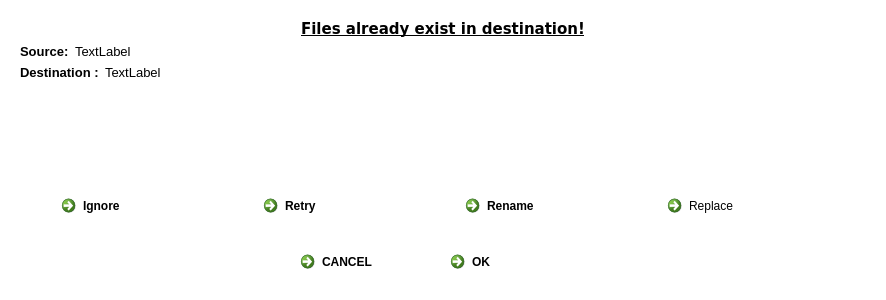
<?xml version="1.0" encoding="UTF-8"?>
<ui version="4.0">
 <class>ErrorMessages</class>
 <widget class="QWidget" name="ErrorMessages">
  <property name="geometry">
   <rect>
    <x>0</x>
    <y>0</y>
    <width>886</width>
    <height>300</height>
   </rect>
  </property>
  <property name="palette">
   <palette>
    <active>
     <colorrole role="Base">
      <brush brushstyle="SolidPattern">
       <color alpha="255">
        <red>255</red>
        <green>255</green>
        <blue>255</blue>
       </color>
      </brush>
     </colorrole>
     <colorrole role="Window">
      <brush brushstyle="SolidPattern">
       <color alpha="255">
        <red>255</red>
        <green>255</green>
        <blue>255</blue>
       </color>
      </brush>
     </colorrole>
    </active>
    <inactive>
     <colorrole role="Base">
      <brush brushstyle="SolidPattern">
       <color alpha="255">
        <red>255</red>
        <green>255</green>
        <blue>255</blue>
       </color>
      </brush>
     </colorrole>
     <colorrole role="Window">
      <brush brushstyle="SolidPattern">
       <color alpha="255">
        <red>255</red>
        <green>255</green>
        <blue>255</blue>
       </color>
      </brush>
     </colorrole>
    </inactive>
    <disabled>
     <colorrole role="Base">
      <brush brushstyle="SolidPattern">
       <color alpha="255">
        <red>255</red>
        <green>255</green>
        <blue>255</blue>
       </color>
      </brush>
     </colorrole>
     <colorrole role="Window">
      <brush brushstyle="SolidPattern">
       <color alpha="255">
        <red>255</red>
        <green>255</green>
        <blue>255</blue>
       </color>
      </brush>
     </colorrole>
    </disabled>
   </palette>
  </property>
  <property name="font">
   <font>
    <weight>50</weight>
    <bold>false</bold>
   </font>
  </property>
  <property name="windowTitle">
   <string>NiceCopier message</string>
  </property>
  <layout class="QHBoxLayout" name="horizontalLayout_31">
   <item>
    <widget class="QFrame" name="frame">
     <property name="frameShape">
      <enum>QFrame::NoFrame</enum>
     </property>
     <property name="frameShadow">
      <enum>QFrame::Raised</enum>
     </property>
     <layout class="QVBoxLayout" name="verticalLayout">
      <item>
       <widget class="QLabel" name="label">
        <property name="font">
         <font>
          <family>Verdana</family>
          <pointsize>11</pointsize>
          <weight>75</weight>
          <bold>true</bold>
          <underline>true</underline>
          <strikeout>false</strikeout>
          <stylestrategy>PreferDefault</stylestrategy>
          <kerning>true</kerning>
         </font>
        </property>
        <property name="text">
         <string>Files already exist in destination!</string>
        </property>
        <property name="alignment">
         <set>Qt::AlignCenter</set>
        </property>
       </widget>
      </item>
      <item>
       <layout class="QHBoxLayout" name="horizontalLayout_34">
        <item>
         <widget class="QLabel" name="labelSource">
          <property name="sizePolicy">
           <sizepolicy hsizetype="Maximum" vsizetype="Preferred">
            <horstretch>0</horstretch>
            <verstretch>0</verstretch>
           </sizepolicy>
          </property>
          <property name="font">
           <font>
            <pointsize>10</pointsize>
            <weight>75</weight>
            <bold>true</bold>
           </font>
          </property>
          <property name="text">
           <string>Source:</string>
          </property>
         </widget>
        </item>
        <item>
         <widget class="QLabelEli" name="lbSource">
          <property name="sizePolicy">
           <sizepolicy hsizetype="Expanding" vsizetype="Preferred">
            <horstretch>0</horstretch>
            <verstretch>0</verstretch>
           </sizepolicy>
          </property>
          <property name="font">
           <font>
            <pointsize>10</pointsize>
           </font>
          </property>
          <property name="text">
           <string>TextLabel</string>
          </property>
          <property name="scaledContents">
           <bool>false</bool>
          </property>
         </widget>
        </item>
       </layout>
      </item>
      <item>
       <layout class="QHBoxLayout" name="horizontalLayout_35">
        <item>
         <widget class="QLabel" name="labelDestination">
          <property name="sizePolicy">
           <sizepolicy hsizetype="Maximum" vsizetype="Maximum">
            <horstretch>0</horstretch>
            <verstretch>0</verstretch>
           </sizepolicy>
          </property>
          <property name="font">
           <font>
            <pointsize>10</pointsize>
            <weight>75</weight>
            <bold>true</bold>
           </font>
          </property>
          <property name="text">
           <string>Destination :</string>
          </property>
         </widget>
        </item>
        <item>
         <widget class="QLabelEli" name="lbDestination">
          <property name="sizePolicy">
           <sizepolicy hsizetype="Expanding" vsizetype="Preferred">
            <horstretch>0</horstretch>
            <verstretch>0</verstretch>
           </sizepolicy>
          </property>
          <property name="font">
           <font>
            <pointsize>10</pointsize>
           </font>
          </property>
          <property name="text">
           <string>TextLabel</string>
          </property>
          <property name="scaledContents">
           <bool>false</bool>
          </property>
         </widget>
        </item>
       </layout>
      </item>
      <item>
       <layout class="QHBoxLayout" name="horizontalLayout_32">
        <item>
         <widget class="FileListWidget" name="treeWidget" native="true">
          <property name="sizePolicy">
           <sizepolicy hsizetype="Expanding" vsizetype="Expanding">
            <horstretch>0</horstretch>
            <verstretch>0</verstretch>
           </sizepolicy>
          </property>
          <property name="focusPolicy">
           <enum>Qt::StrongFocus</enum>
          </property>
         </widget>
        </item>
       </layout>
      </item>
      <item>
       <layout class="QHBoxLayout" name="horizontalLayout_36">
        <property name="spacing">
         <number>0</number>
        </property>
        <item>
         <widget class="QCommandLinkButton" name="BtIgnore">
          <property name="sizePolicy">
           <sizepolicy hsizetype="Maximum" vsizetype="Preferred">
            <horstretch>0</horstretch>
            <verstretch>0</verstretch>
           </sizepolicy>
          </property>
          <property name="focusPolicy">
           <enum>Qt::NoFocus</enum>
          </property>
          <property name="text">
           <string>Ignore</string>
          </property>
          <property name="icon">
           <iconset resource="resource.qrc">
            <normaloff>:/icons/ignore.ico</normaloff>:/icons/ignore.ico</iconset>
          </property>
          <property name="iconSize">
           <size>
            <width>32</width>
            <height>32</height>
           </size>
          </property>
         </widget>
        </item>
        <item>
         <widget class="QCommandLinkButton" name="BtRetry">
          <property name="sizePolicy">
           <sizepolicy hsizetype="Maximum" vsizetype="Preferred">
            <horstretch>0</horstretch>
            <verstretch>0</verstretch>
           </sizepolicy>
          </property>
          <property name="minimumSize">
           <size>
            <width>0</width>
            <height>50</height>
           </size>
          </property>
          <property name="focusPolicy">
           <enum>Qt::NoFocus</enum>
          </property>
          <property name="text">
           <string>Retry</string>
          </property>
          <property name="icon">
           <iconset resource="resource.qrc">
            <normaloff>:/icons/retry.ico</normaloff>:/icons/retry.ico</iconset>
          </property>
          <property name="iconSize">
           <size>
            <width>32</width>
            <height>32</height>
           </size>
          </property>
         </widget>
        </item>
        <item>
         <widget class="QCommandLinkButton" name="BtRename">
          <property name="sizePolicy">
           <sizepolicy hsizetype="Maximum" vsizetype="Preferred">
            <horstretch>0</horstretch>
            <verstretch>0</verstretch>
           </sizepolicy>
          </property>
          <property name="minimumSize">
           <size>
            <width>0</width>
            <height>50</height>
           </size>
          </property>
          <property name="focusPolicy">
           <enum>Qt::NoFocus</enum>
          </property>
          <property name="text">
           <string>Rename</string>
          </property>
          <property name="icon">
           <iconset resource="resource.qrc">
            <normaloff>:/icons/rename.ico</normaloff>:/icons/rename.ico</iconset>
          </property>
          <property name="iconSize">
           <size>
            <width>32</width>
            <height>32</height>
           </size>
          </property>
         </widget>
        </item>
        <item>
         <widget class="QCommandLinkButton" name="BtReplace">
          <property name="sizePolicy">
           <sizepolicy hsizetype="Maximum" vsizetype="Maximum">
            <horstretch>0</horstretch>
            <verstretch>0</verstretch>
           </sizepolicy>
          </property>
          <property name="minimumSize">
           <size>
            <width>0</width>
            <height>50</height>
           </size>
          </property>
          <property name="font">
           <font>
            <family>Segoe UI</family>
           </font>
          </property>
          <property name="focusPolicy">
           <enum>Qt::NoFocus</enum>
          </property>
          <property name="text">
           <string>Replace</string>
          </property>
          <property name="icon">
           <iconset resource="resource.qrc">
            <normaloff>:/icons/copy.ico</normaloff>:/icons/copy.ico</iconset>
          </property>
          <property name="iconSize">
           <size>
            <width>32</width>
            <height>32</height>
           </size>
          </property>
         </widget>
        </item>
       </layout>
      </item>
      <item>
       <layout class="QHBoxLayout" name="horizontalLayout_33">
        <property name="spacing">
         <number>0</number>
        </property>
        <item>
         <spacer name="horizontalSpacer_13">
          <property name="orientation">
           <enum>Qt::Horizontal</enum>
          </property>
          <property name="sizeHint" stdset="0">
           <size>
            <width>40</width>
            <height>20</height>
           </size>
          </property>
         </spacer>
        </item>
        <item>
         <widget class="QCommandLinkButton" name="BtCancel">
          <property name="minimumSize">
           <size>
            <width>50</width>
            <height>0</height>
           </size>
          </property>
          <property name="maximumSize">
           <size>
            <width>150</width>
            <height>16777215</height>
           </size>
          </property>
          <property name="focusPolicy">
           <enum>Qt::NoFocus</enum>
          </property>
          <property name="text">
           <string>CANCEL</string>
          </property>
          <property name="icon">
           <iconset resource="resource.qrc">
            <normaloff>:/icons/cancel.ico</normaloff>:/icons/cancel.ico</iconset>
          </property>
          <property name="iconSize">
           <size>
            <width>32</width>
            <height>32</height>
           </size>
          </property>
          <property name="autoExclusive">
           <bool>false</bool>
          </property>
          <property name="autoDefault">
           <bool>false</bool>
          </property>
          <property name="default">
           <bool>false</bool>
          </property>
         </widget>
        </item>
        <item>
         <widget class="QCommandLinkButton" name="BtOk">
          <property name="enabled">
           <bool>true</bool>
          </property>
          <property name="sizePolicy">
           <sizepolicy hsizetype="Maximum" vsizetype="Preferred">
            <horstretch>0</horstretch>
            <verstretch>0</verstretch>
           </sizepolicy>
          </property>
          <property name="minimumSize">
           <size>
            <width>0</width>
            <height>0</height>
           </size>
          </property>
          <property name="maximumSize">
           <size>
            <width>150</width>
            <height>16777215</height>
           </size>
          </property>
          <property name="focusPolicy">
           <enum>Qt::NoFocus</enum>
          </property>
          <property name="text">
           <string>OK</string>
          </property>
          <property name="icon">
           <iconset resource="resource.qrc">
            <normaloff>:/icons/check.ico</normaloff>:/icons/check.ico</iconset>
          </property>
          <property name="iconSize">
           <size>
            <width>32</width>
            <height>32</height>
           </size>
          </property>
         </widget>
        </item>
        <item>
         <spacer name="horizontalSpacer_14">
          <property name="orientation">
           <enum>Qt::Horizontal</enum>
          </property>
          <property name="sizeHint" stdset="0">
           <size>
            <width>40</width>
            <height>20</height>
           </size>
          </property>
         </spacer>
        </item>
       </layout>
      </item>
     </layout>
    </widget>
   </item>
  </layout>
 </widget>
 <customwidgets>
  <customwidget>
   <class>QLabelEli</class>
   <extends>QLabel</extends>
   <header>qlabeleli.h</header>
  </customwidget>
  <customwidget>
   <class>FileListWidget</class>
   <extends>QWidget</extends>
   <header>filelistwidget.h</header>
   <container>1</container>
  </customwidget>
 </customwidgets>
 <resources>
  <include location="resource.qrc"/>
 </resources>
 <connections/>
</ui>
